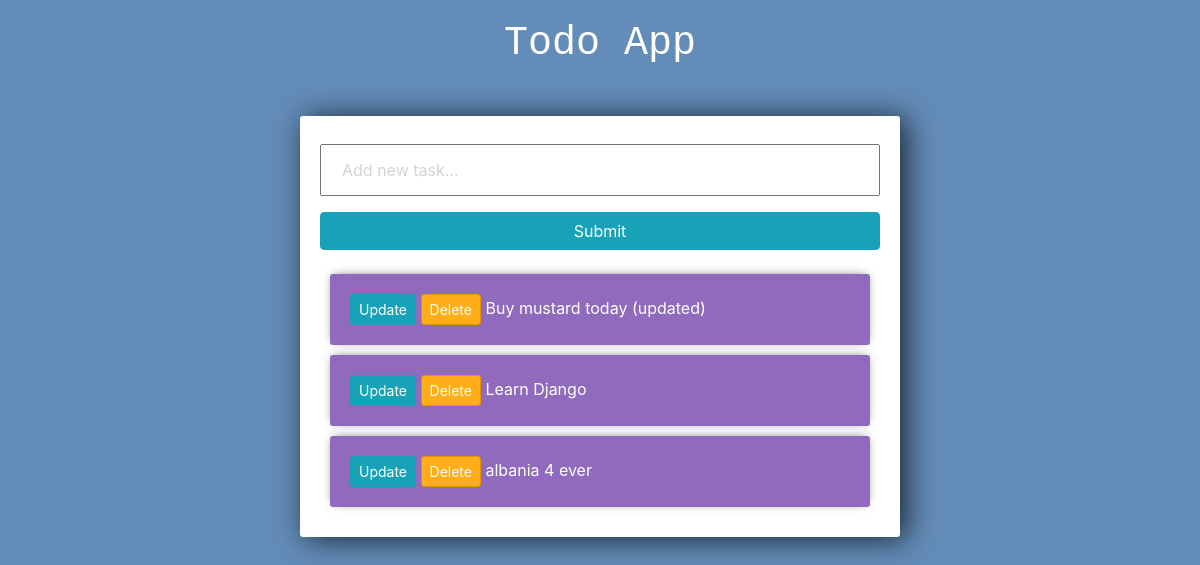
The app's page /, older data.
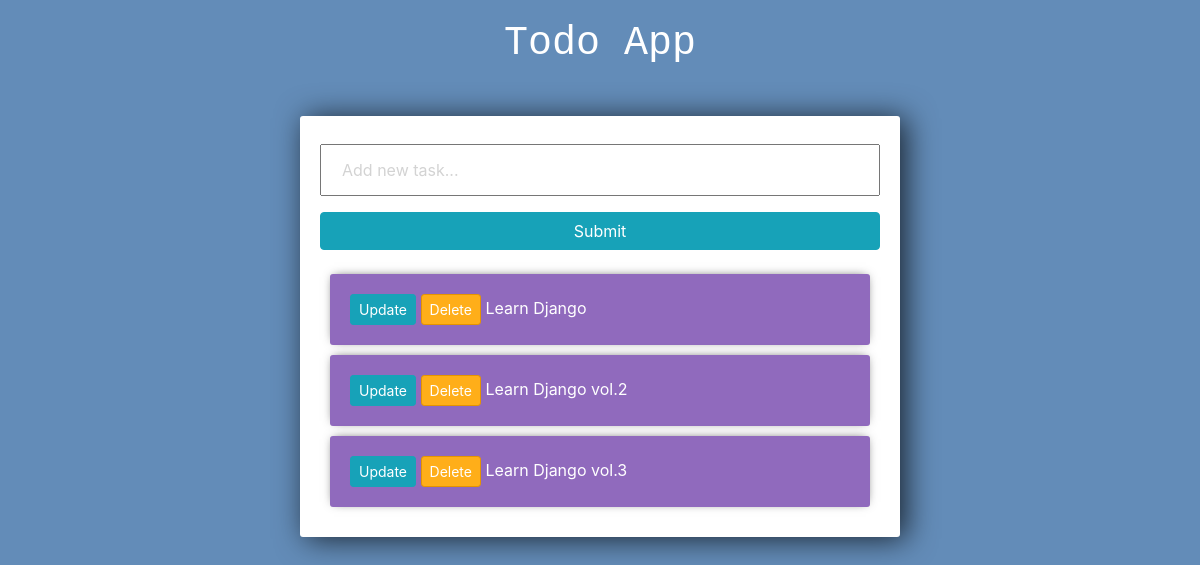
The same page, newer data.
### tasks/models.py (models this page shows)
class Task(models.Model):
    title = models.CharField(max_length=200)
    complete = models.BooleanField(default=False)
    created = models.DateTimeField(auto_now_add=True)
    def __str__(self):
        return self.title

### tasks/views.py (the view)
# urls.py: path("", views.index, name="list"),
def index(request):
    tasks = Task.objects.all()
    form = TaskForm()
    if request.method == "POST":
        form = TaskForm(request.POST)
        if form.is_valid():
            form.save()
        return redirect("/")
    context = {"tasks": tasks, "form": form}
    return render(request, "tasks/list.html", context)

### tasks/forms.py
class TaskForm(forms.ModelForm):
    title = forms.CharField(
        widget=forms.TextInput(attrs={"placeholder": "Add new task..."})
    )
    class Meta:
        model = Task
        fields = "__all__"

### tasks/templates/tasks/list.html (shortened to what this page needs)
<div class="header">
  <h1>Todo App</h1>
</div>
<link
  rel="stylesheet"
  href="https://stackpath.bootstrapcdn.com/bootstrap/4.3.1/css/bootstrap.min.css"
/>
<div class="center-column">
  <form method="POST" action="/">
    {% csrf_token %} {{form.title}}
    <input class="btn btn-info" type="submit" name="Create Task" />
  </form>
  <div class="todo-list">
    {% for task in tasks %}
    <div class="item-row">
      <a class="btn btn-sm btn-info" href="{% url 'update_task' task.id %}"
        >Update</a
      >
      <a class="btn btn-sm btn-danger" href="{% url 'delete' task.id %}"
        >Delete</a
      >
      {% if task.complete == True %}
      <strike>{{task}}</strike>
      {% else %}
      <span>{{task}}</span>
      {% endif %}
    </div>
    {% endfor %}
  </div>
</div>

### tasks/templates/tasks/list.html (style rules this page uses)
input { width: 100%; padding: 12px 20px; margin: 8px 0; box-sizing: border-box; }
input::placeholder { color: #d3d3d3; }
.center-column { width: 600px; margin: 20px auto; padding: 20px; background-color: #fff; border-radius: 3px; box-shadow: 6px 2px 30px 0px rgba(0, 0, 0, 0.75); }
.item-row { background-color: #906abd; margin: 10px; padding: 20px; border-radius: 3px; color: #fff; font-size: 16px; box-shadow: 0px -1px 10px -4px rgba(0, 0, 0, 0.75); }
.btn-danger { background-color: #ffae19; border-color: #e59400; }
.header { color: #fff; text-align: center; overflow: hidden; padding: 20px 10px; font-family: "Lucida Console", "Courier New", monospace; }

Row changes from the older to the newer data that the page shows:
removed Task: title "Buy mustard today (updated)"
removed Task: title "albania 4 ever"
added Task: title "Learn Django vol.2"
added Task: title "Learn Django vol.3"
